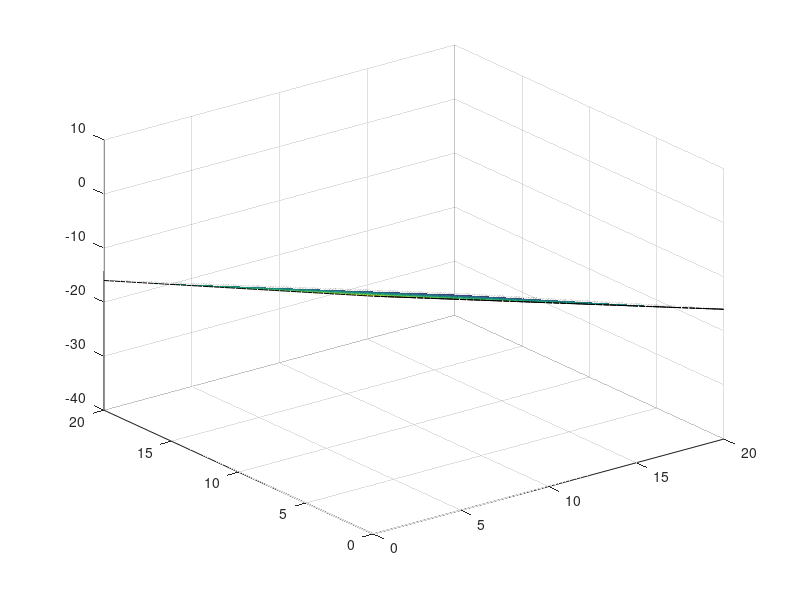

MATLAB code for this plot:
function DrawHyperplane

N = 50;
y = linspace(0,20,N);
x = linspace(0,20,N);
z = linspace(0,50,N);
[xx,yy] = meshgrid(x,y);
zz = 4 - xx - yy;
figure
surf(xx, yy, zz)
grid on

end